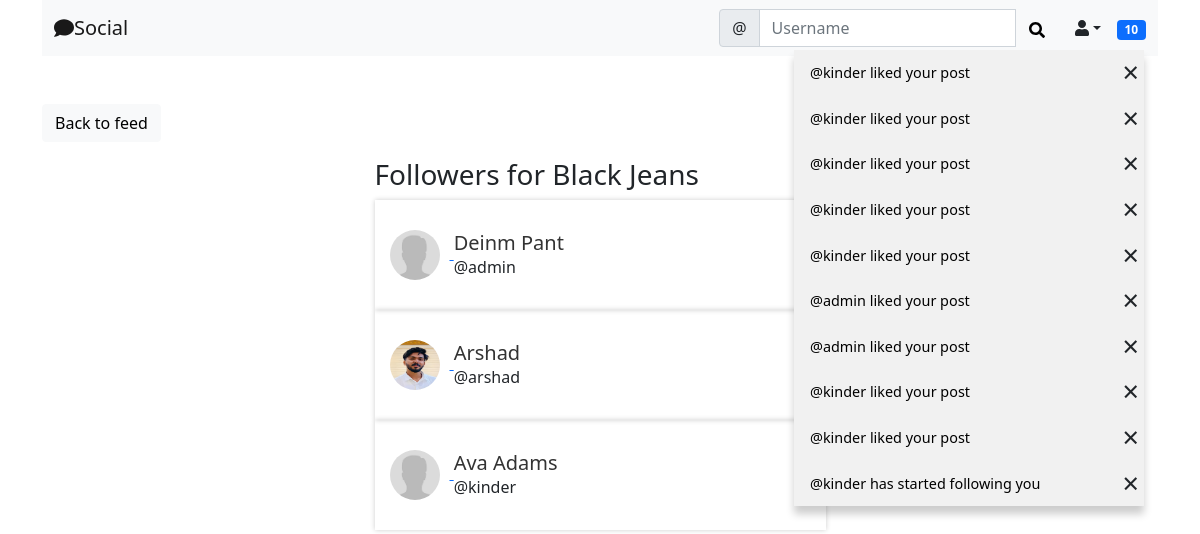
Screenshot of /social/profile/6/followers/ (signed in) with the database file from the repository.
### social/models.py (models this page shows)
class Notification(models.Model):
    notification_type=models.IntegerField()
    to_user=models.ForeignKey(User,related_name='notification_to', on_delete=models.CASCADE,null=True)
    from_user=models.ForeignKey(User,related_name='notification_from', on_delete=models.CASCADE,null=True)
    post=models.ForeignKey(Post,related_name='+',blank=True,null=True, on_delete=models.CASCADE)
    comment=models.ForeignKey(Comment,related_name='+',blank=True,null=True, on_delete=models.CASCADE)
    date=models.DateTimeField(default=timezone.now)
    user_has_seen=models.BooleanField(default=False)

class UserProfile(models.Model):
    user=models.OneToOneField(User, verbose_name='user', on_delete=models.CASCADE,primary_key=True,related_name='profile',)
    name=models.CharField(max_length=30,blank=True,null=True)
    bio=models.TextField(max_length=500,blank=True,null=True)
    date_birth=models.DateField(null=True,blank=True)
    picture=models.ImageField(upload_to='uploads/profile_pictures',default='uploads/profile_picture/default.jpg',blank=True)
    followers=models.ManyToManyField(User,blank=True,related_name='followers')

### social/views.py (the view)
# urls.py: path('profile/<int:pk>/followers/',ListFollowers.as_view(),name='list-followers'),
class ListFollowers(View):
    def get(self,request,pk,*args, **kwargs):
        profile=UserProfile.objects.get(pk=pk)
        followers=profile.followers.all()
        context={
            'profile':profile,
            'followers':followers,
        }
        return render(request,'social/followers_list.html',context)

### landing/templatetags/custom_tags.py (called while the page is built)
@register.inclusion_tag('social/show_notification.html',takes_context=True)
def show_notification(context):
    request_user=context['request'].user
    notifications=Notification.objects.filter(to_user=request_user).exclude(user_has_seen=True).order_by('-date')
    return {'notifications':notifications}

### social/templates/social/followers_list.html
{% extends 'landing/base.html' %}
{% block content %}
<div class="container">
    <div class="row  mt-5">
        <div class="col-md-3 col-sm-6 ">
            <a href="{% url 'profile' profile.pk %}" class="btn btn-light">Back to feed</a>
        </div>
    </div>
    <div class="row justify-content-center mt-3">
        <div class="col-md-5 col-sm-12">
            {% if profile.name %}
            <h3>Followers for {{profile.name}}</h3>
            {% else %}
            <h3>Followers fro @{{profile.user.username}}</h3>
            {% endif %}
        </div>
    </div>
    {% for follower in followers  %}
    <div class="row justify-content-center">
        <div class="col-md-5 col-sm-12 position-relative ">
            <div class="code-box" style="box-shadow: 0px 0px 5px 0px rgba(0, 0, 0, 0.2); padding: 15px;">
                <a href="{% url 'profile' follower.profile.pk%}">
                    <img class="rounded-circle post-img" height="50" width="50" src="{{ follower.profile.picture.url }}" style="display: inline-block; vertical-align: middle; margin-right: 10px; ">
                </a>
                <div style="display: inline-block; vertical-align: middle; padding-bottom:16px;">
                    <a href="{% url 'profile' follower.profile.pk %}" style="text-decoration:none; color:#333;"><h5 class="mt-3" style="margin: 0;">{{ follower.profile.name }}</h5></a>
                    <p style="margin: 0;">@{{ follower.username }}</p>
                </div>
            </div>
        </div>
    </div>
    {% endfor %}
</div>
{% endblock %}

### social/templates/social/show_notification.html (shortened to what this page needs)
<div class="dropdown">
    <span class="badge bg-primary notification-badge" onclick="showNotification()">{{ notifications.count }}</span>
    <div class="dropdown-content " id="notification-container">
        {% for notification in notifications %}
            {% if notification.post %}
                {% if notification.notification_type == 1 %}
                <div class="dropdown-item-parent">
                    <a href="{% url "post-notification" notification.pk notification.post.pk %}">@{{ notification.from_user}} liked your post</a>
                    <span class="dropdown-item-close">&times;</span>
                </div>
                {% elif notification.notification_type == 2 %}
                <div class="dropdown-item-parent">
                    <a href="{% url "post-notification" notification.pk notification.post.pk %}">@{{ notification.from_user}} commented on your post</a>
                    <span class="dropdown-item-close">&times; </span>
                </div>
                {% endif %}
            {% else %}
            <div class="dropdown-item-parent">
                <a href="{% url "follow-notification" notification.pk notification.from_user.profile.pk %}">@{{ notification.from_user}} has started following you</a>
                <span class="dropdown-item-close">&times; </span>
            </div>
            {% endif %}
            {% endfor %}
        </div>
</div>

### static/css/style.css (style rules this page uses)
.notification-badge { transition: 0.3s; }
.dropdown { position: relative; display: inline-block; }
.dropdown-content { right: 2px; margin-top: 10px; position: absolute; background-color: #f1f1f1; min-width: 350px; box-shadow: 0px 8px 8px 0px rgba(0,0,0,0.2); z-index: 3; font-size: 0.9rem; }
.dropdown-content a { color: #000; padding: 12px 16px; text-decoration: none; display: block; }
.dropdown-item-parent { position: relative; display: block; }
.dropdown-item-close { position: absolute; top: 0; right: 0; font-size: 1.8rem; padding-right: 5px; transition: 0.3s; }

### rows the page displays
Notification: from_user "kinder"
Notification: from_user "kinder"
Notification: from_user "kinder"
Notification: from_user "kinder"
Notification: from_user "kinder"
Notification: from_user "admin"
Notification: from_user "admin"
Notification: from_user "kinder"
Notification: from_user "kinder"
Notification: from_user "kinder"
UserProfile: name "Black Jeans"

### other values shown
{{ notifications.count }} "10"
{{ follower.profile.name }} "Deinm Pant"
{{ follower.username }} "admin"
{{ follower.profile.name }} "Arshad"
{{ follower.username }} "arshad"
{{ follower.profile.name }} "Ava Adams"
{{ follower.username }} "kinder"
